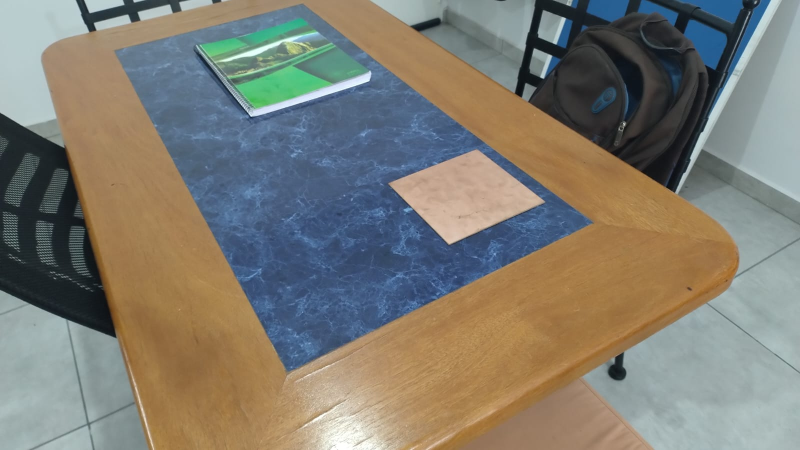
#> input picture TP9/imagen.jpeg, 1600 x 900 px (shown at 1/2 size)
$ python tp9.py
#> lines starting #> are read from the running program, lines starting #| are printed output that depends on the picture
# El programa rectifica una imagen, la calibra con dos longitudes conocidas,
#y permite medir. Se tienen las siguientes opciones:
#   'r'  : permite limpiar el plano y seguir midiendo
#   'esc': debe salir del programa

# Medidas de objetos:
#   41x93.5 cm  -> acrílico de la mesa
#   15x15   cm  -> placa
#   21x29.7 cm  -> hoja
#   31.5x3  cm  -> regla
#   8.6x5.4 cm  -> tarjeta

import cv2
import numpy as np
import transform
import math


######################## funciones #######################

# [97 lines left out: functions sel_cuatro_puntos, calibracion, medicion, rectificacion, not called in this run]


##########################################################
########################## MAIN ##########################
##########################################################
# Banderas
primerPto  = False
segundoPto = False
planoRectificado = False
planoCalibrado   = False
# Control de selección de puntos en rectificación y calibración
counter  = 0
# Coordenadas para la rectificación, calibración y medición
(x1, y1) = (0, 0)
(x2, y2) = (0, 0)
(x3, y3) = (0, 0)
(x4, y4) = (0, 0)
# Longitudes medidas en pixeles
longConocidaA_cm = 15.0
longConocidaB_cm = 15.0
longConocidaA_pix = 0
longConocidaB_pix = 0
longAMedirA_pix   = 0
longAMedirB_pix   = 0

# Apertura de la imagen y creación de su copia
img     = cv2.imread ('imagen.jpeg', 1)
#> img is the input picture: shape (900, 1600, 3); mean B, G, R 114.1, 124.4, 127.5
img     = cv2.resize(img, (int(img.shape[1]/2.5), int(img.shape[0]/2.5)))
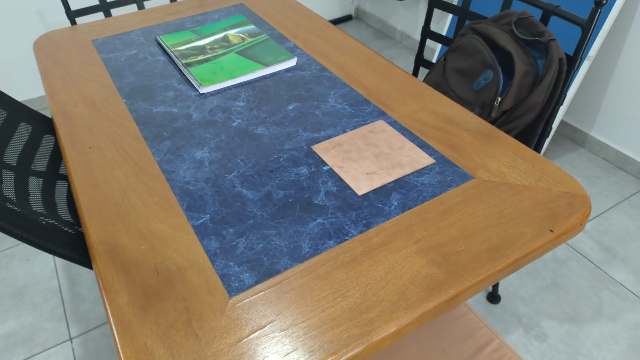
#> img: shape (360, 640, 3); mean B, G, R 114.1, 124.3, 127.4
img_aux = img.copy()

# Seteo de los eventos del mouse
cv2.namedWindow('image')
cv2.setMouseCallback('image', sel_cuatro_puntos)


while(1):

    if(planoRectificado == False):
        cv2.imshow('image', img)
        k = cv2.waitKey(1) & 0xFF
#> (key Esc is pressed here)

        # Una vez que se hayan seleccionado los 3 puntos, llama a la transformada
        if(counter==4):
            rec = rectificacion(img_aux, x1, y1, x2, y2, x3, y3, x4, y4)
            rec_aux = rec.copy()

            cv2.destroyAllWindows()
            cv2.namedWindow('Plano rectificado - Realice calibracion')
            cv2.setMouseCallback('Plano rectificado - Realice calibracion', calibracion)

            # Reinicia contador
            counter   = 0

            # Flag que indica que ya se hizo la rectificación
            planoRectificado = True

        elif(k == 27):
            break

    elif(planoCalibrado == False):
        cv2.imshow('Plano rectificado - Realice calibracion', rec)
        k = cv2.waitKey(1) & 0xFF

        if(counter==2):
            # Se calculan las relaciones pixel/cm, y el objetivo es que sean iguales
            pixCm_Y = longConocidaB_pix/longConocidaB_cm
            pixCm_X = longConocidaA_pix/longConocidaA_cm
            # Para eso se busca un factor de correción
            k = pixCm_Y/pixCm_X
            # Aquí se aplica la correción
            if(k>1):
                cal = cv2.resize(rec_aux, (int(k*rec_aux.shape[1]),rec_aux.shape[0]))
            else:
                cal = cv2.resize(rec_aux, (rec_aux.shape[1],int(k*rec_aux.shape[0])))

            cal_aux = cal.copy()

            cv2.destroyAllWindows()
            cv2.namedWindow('Plano calibrado')
            cv2.setMouseCallback('Plano calibrado', medicion)

            # Flag que indica que ya se encuentra el plano calibrado
            planoCalibrado = True

        elif(k == ord('r')):
            cv2.destroyAllWindows()
            # Apertura de la imagen y creación de su copia
            img     = cv2.imread ('imagen.jpeg', 1)
            img     = cv2.resize(img, (int(img.shape[1]/2), int(img.shape[0]/2)))
            img_aux = img.copy()
            # Seteo de los eventos del mouse
            cv2.namedWindow('image')
            cv2.setMouseCallback('image', sel_cuatro_puntos)
            planoRectificado = False
            planoCalibrado   = False

        elif(k == 27):
            break

    else:
        cv2.imshow('Plano calibrado', cal)
        k = cv2.waitKey(1) & 0xFF

        if(k == ord('r')):
           cal = cal_aux.copy()
        elif(k == 27):
            break


cv2.destroyAllWindows()
